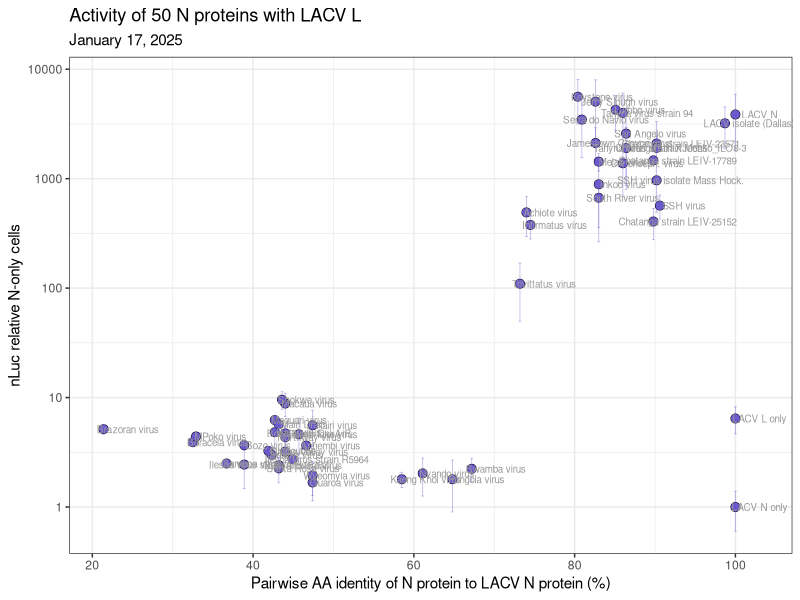
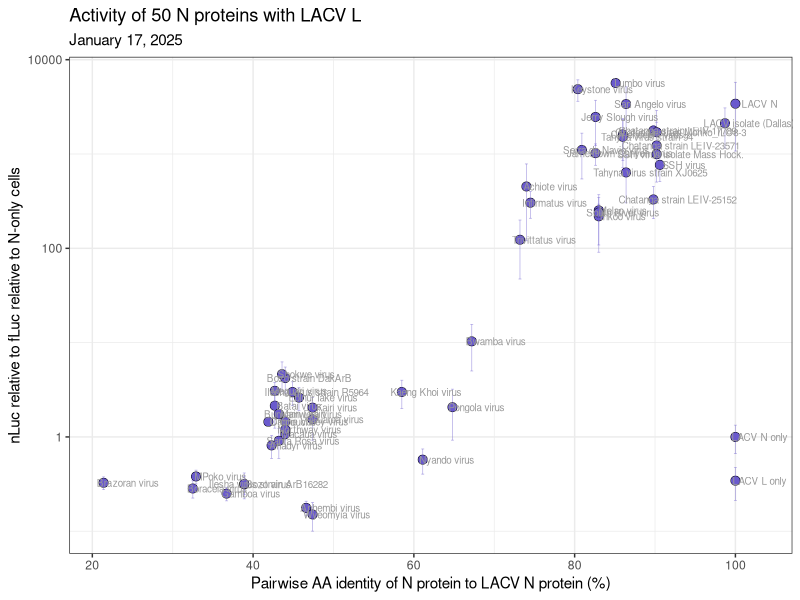
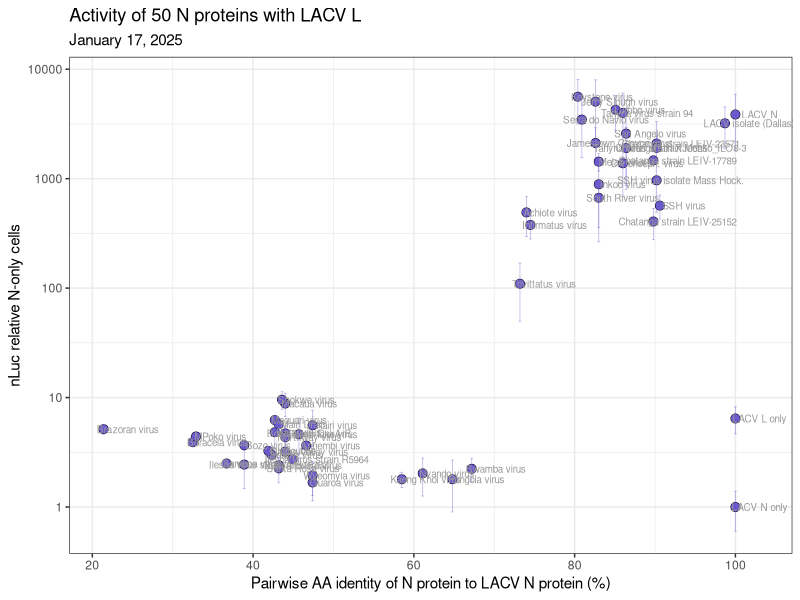
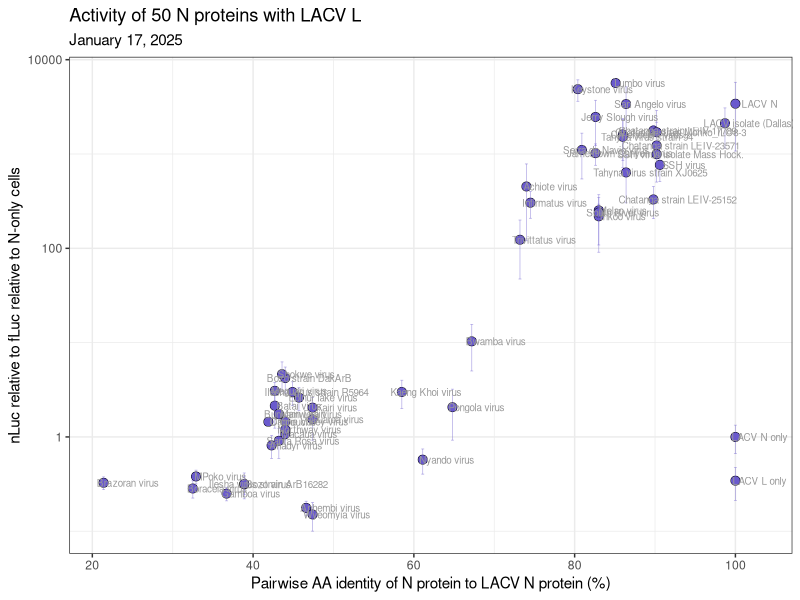

The R script that drew these images, in order:
library(tidyverse)
library(readxl)
library(patchwork)

df <- read_excel("2025_02_02_LACV_50N_exp1_tidy.xlsx")

# remove L-only from the data frame and use N-only instead
# df <- df %>% 
#   filter(!(N == "LACV L only"))

# calculate fluc averages
# df_fLuc_avg <- df %>% group_by(N) %>% summarize(n=n(), fLuc_avg = mean(fLuc))

# join in fLuc averages to main df
# df <- left_join(df, df_fLuc_avg)

# calculate nLuc / fLuc
df <- df %>% mutate(nLuc_rel_fLuc = nLuc / fLuc)

# calculate N-only nLuc
df$bg_nLuc          <- df %>% filter(N == "LACV N only") %>% summarize(bg_nLuc = mean(nLuc)) %>% pull(bg_nLuc)
df$bg_nLuc_rel_fLuc <- df %>% filter(N == "LACV N only") %>% summarize(bg_nLuc_rel_fLuc = mean(nLuc_rel_fLuc)) %>% pull(bg_nLuc_rel_fLuc)

# normalize to N-only
df <- df %>% mutate(nLuc_rel_bg = nLuc / bg_nLuc,
                    nLuc_rel_fLuc_rel_bg = nLuc_rel_fLuc / bg_nLuc_rel_fLuc)

# ---------------------
# activity vs. distance
# ---------------------

# pairwise % identity between GPCs involved
dist_df <- read_excel("../../Orthobunya_metadata.xlsx")

df <- left_join(df, dist_df, by=c("N_pMDS" = "pMDS"))

# calculate averages of normalized luminescence
# use double-normalized luminescence values.  
# That is, normalized to both N-only and fLuc
df_norm_avg <- df %>% 
  group_by (N) %>%
  summarize(mean_lum     = mean(nLuc_rel_bg),
            sd_lum       = sd(nLuc_rel_bg),
            mean_rel_lum = mean(nLuc_rel_fLuc_rel_bg),
            sd_rel_lum   = sd(nLuc_rel_fLuc_rel_bg),
            LACV_pct_id  = mean(Pct_ID_LACV_N),
            .groups="drop") 



# singly normalized luminescence - to N-only
ggplot(df_norm_avg) +
  geom_point(aes(x=LACV_pct_id, y=mean_lum), shape=21, 
             fill="slateblue", color="black", size=3, stroke=0.25) +
  geom_errorbar(aes(x=LACV_pct_id, ymin=mean_lum - sd_lum, ymax=mean_lum + sd_lum),
                linewidth=0.25, alpha=0.5, color="slateblue") + geom_text(aes(x=LACV_pct_id, y=mean_lum, label=N), 
                                                                          size=2.5, color="grey60", 
                                                                          nudge_x=3, 
                                                                          nudge_y=0, 
                                                                          check_overlap = F ) +
  xlab("Pairwise AA identity of N protein to LACV N protein (%)") +
  ylab("nLuc relative N-only cells") +
  scale_y_log10() +
  theme_bw()  +
  ggtitle("Activity of 50 N proteins with LACV L", subtitle="January 17, 2025")

# save as PDF
ggsave("2025_02_02_LACV_50N_results_singly_normalized.pdf", units="in", width=10, height=7.5)

# doubly normalized luminescence (normalize to N-only and fLuc)
ggplot(df_norm_avg) +
  geom_point(aes(x=LACV_pct_id, y=mean_rel_lum), shape=21, 
             fill="slateblue", color="black", size=3, stroke=0.25) +
  geom_errorbar(aes(x=LACV_pct_id, ymin=mean_rel_lum - sd_rel_lum, 
                    ymax=mean_rel_lum + sd_rel_lum),
                linewidth=0.25, alpha=0.5, color="slateblue") +
  geom_text(aes(x=LACV_pct_id, y=mean_rel_lum, label=N), 
            size=2.5, color="grey60", 
            nudge_x=3, 
            nudge_y=0, 
            check_overlap = F ) +
  xlab("Pairwise AA identity of N protein to LACV N protein (%)") +
  ylab("nLuc relative to fLuc relative to N-only cells") +
  scale_y_log10() +
  theme_bw()  +
  ggtitle("Activity of 50 N proteins with LACV L", subtitle="January 17, 2025")

# save as PDF
ggsave("2025_02_02_LACV_50N_results_doubly_normalized.pdf", units="in", width=10, height=7.5)
